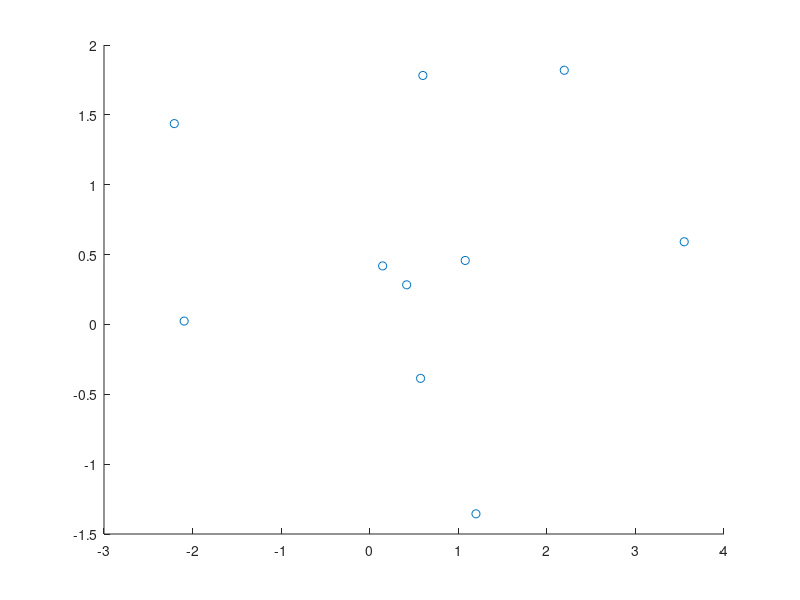

This figure's MATLAB source:
%reproducing the 4.2 figure
addpath ('../exercise1');%might use function in that folder

data = [5 3 0 1 -1 -3 5 0 -4 -4;
       -2 -1 0 0 1 4 -3 1 5 3;
       0 1 4 -1 0 5 5 -5 -3 -3;
        0 2 3 0 -1 3 3 -7 -2 0;
       3 4 -2 1 3 -3 -3 2 0 0]';

[U, D] = pca (data);

data_prime = data * U (:, end-2: end);

scatter (data_prime (:, 1), data_prime (:, 2), 'o');

U
D